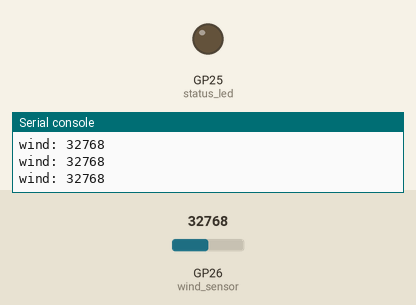
Simulated run of this program. Board: Raspberry Pi Pico running MicroPython. On the bench: output pins drawn as LEDs (lit = HIGH), the last lines printed to the serial console. Inputs (shaded band) come from the test bench; at power-on: GP26 (wind_sensor) = 32768 (analog values on the 0–65535 scale). WiFi joins after 1.5 s; values from a settings file that is not in the repository are placeholders; web requests get an empty 200 reply after 0.4 s.

Above: at 10.7 s.
At 18.98 s:
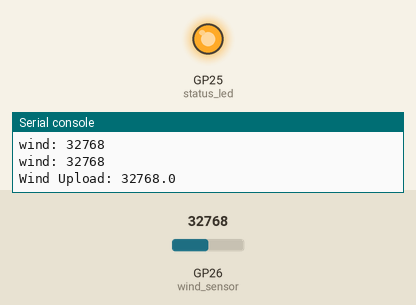
Timing chart, 0 to 24.0 s (numbered marks = the images above):
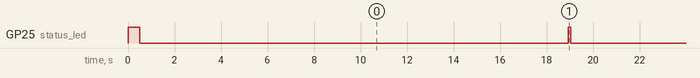

The program:

main.py
```python
from wifi_network import WiFi
from thingspeak import ThingSpeakApi
from time import sleep
from machine import Pin, ADC

status_led = Pin("LED", Pin.OUT)
status_led.on()
sleep(0.5)
status_led.off()

upload_interval = 16 # seconds
num_samples = 128 # number of samples to average

#Sensor Initialization
wind_sensor = ADC(26)

#ThingSpeak Initialization
thingspeak = ThingSpeakApi()

#Network Initialization
network = WiFi()
ip = network.connect()

#Main Program
while True:
    samples= []
    for sample in range (num_samples):
        wind = wind_sensor.read_u16() # type: ignore
        print("wind:", wind)
        samples.append(wind)
        sleep(upload_interval/num_samples)
    thingspeak.write_single_field(sum(samples)/len(samples))
    print("Wind Upload:", sum(samples)/len(samples))
    status_led.on()
    sleep(0.1)
    status_led.off()


    
```

wifi_network.py
```python
import network
import wifi_config
from time import sleep

class WiFi:
    def __init__(self):
        self.ssid = wifi_config.ssid
        self.password = wifi_config.password

    def connect(self):
        wlan = network.WLAN(network.STA_IF)
        wlan.active(True)
        while wlan.isconnected() == False:
            wlan.connect(self.ssid, self.password)
            self._check_connection(wlan)
        ip = wlan.ifconfig()[0]
        return ip

    def _check_connection(self,wlan,timeout=10):
        while timeout > 0:
            if wlan.status() >= 3:
                break
            timeout -= 1
            print('waiting for WiFi...')
            sleep(1)
        return wlan.isconnected()
```

thingspeak.py
```python
import urequests
import thingspeak_config

class ThingSpeakApi:
    def __init__(self):
        self.server = thingspeak_config.server
        self.writeapikey = thingspeak_config.writeapikey
        self.readapikey = thingspeak_config.readapikey
        self.channel = thingspeak_config.channel

    def write_single_field(self, fieldvalue):
        url = f"{self.server}/update?api_key={self.writeapikey}&field1={fieldvalue}"
        request = urequests.post(url)
        request.close()

    def write_multiple_fields(self, field_data):
        url = f"{self.server}/update?api_key={self.writeapikey}"
        i = 1
        for field_value in field_data:
            url = url + f"&field{i}={field_value}"
            i = i + 1
        request = urequests.post(url)
        request.close()

    def read_single_field(self, fieldnumber):
        url = f"{self.server}/channels/{self.channel}/fields/{fieldnumber}/last.json?api_key={self.readapikey}"
        request = urequests.get(url)
        return request
        request.close()
```

Measured:
- by itself, GP25 (status_led): alternates HIGH for 0.10 s and LOW for 16.4 s
